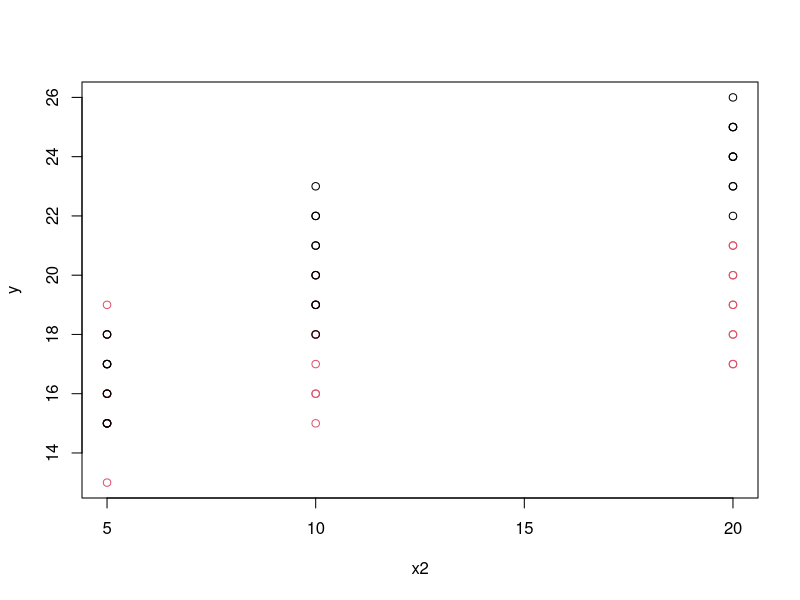
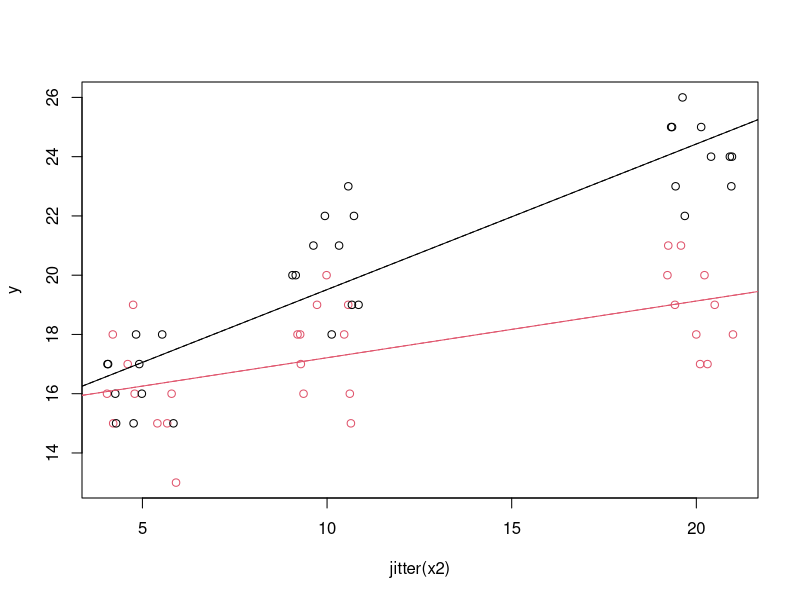

Reproduce these figures in R, in order.

## ST512 
## Author: Prof Ryan Martin (www4.stat.ncsu.edu/~rmartin)
## R code for Example 12.21 in Ott & Longnecker

# Read in data

rats <- read.table(file="data/example_12-21.txt", header=TRUE)
print(rats)

y <- rats$score
x1 <- rats$drug == 'A'
x2 <- rats$dose

plot(y ~ x2, col=1 + x1)
plot(y ~ jitter(x2), col=1 + x1) # better visualization 

x3 <- x1 * x2
o <- lm(y ~ x1 + x2 + x3)
summary(o)
abline(a=o$coefficients[1], b=o$coefficients[3])
abline(a=sum(o$coefficients[1:2]), b=sum(o$coefficients[3:4]), col=2)

summary(lm(y~x2*x1))

# Separate simple linear regression models to the groups
## same fitted lines
## joint model has only one error variance to estimate...

o_ <- lm(y ~ x2, subset=(x1==0))
o__ <- lm(y ~ x2, subset=(x1==1))
summary(o_)
summary(o__)

abline(lm(y ~ x2, subset=(x1==0)), lty=2, col=1)
abline(lm(y ~ x2, subset=(x1==1)), lty=2, col=2)



